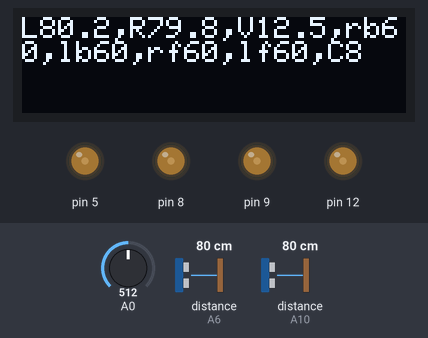
Bench run of a program on a simulated Arduino Mega 2560, built with avr-gcc and run on an emulated ATmega2560. On the bench: 128×32 one-colour display, output pins drawn as LEDs (lit = HIGH). Wiring (inferred from the names in the program): 2 × ultrasonic range finder: trigger A7, echo A6 / trigger A11, echo A10. The inputs (shaded band) are chosen by the test bench; at power-on: distance to the obstacle (sensors on A10, A6) 80 cm, A0 = 512. The echo pulse lasts 58.3 µs per cm; pins used as bus, display or sensor lines are not drawn; what the program prints to the serial monitor is not drawn.

Above: at 6.2 s.
6.3 s: distance to the obstacle (sensor on A10) set to 71 cm
At 7.4 s:
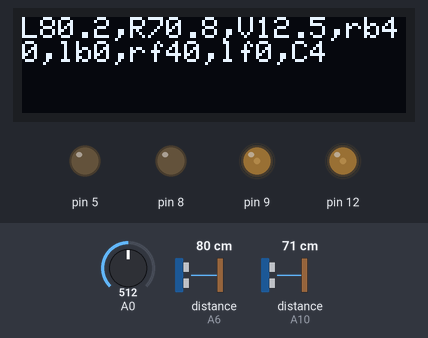
7.9 s: distance to the obstacle (sensor on A6) set to 73 cm
At 8.4 s:
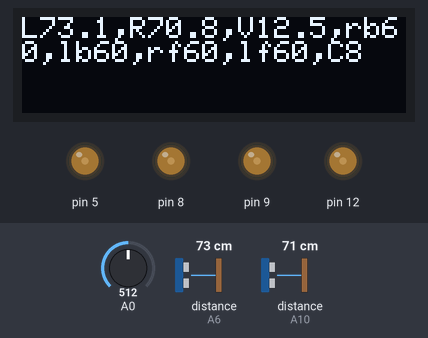
9.5 s: distance to the obstacle (sensor on A6) set to 69 cm
At 10.4 s:
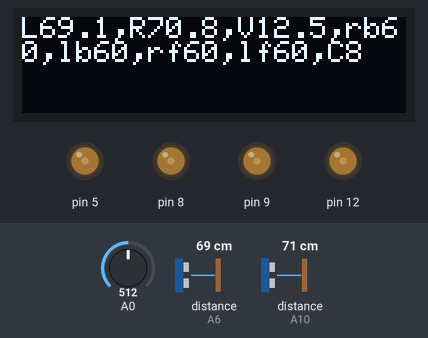
11.0 s: distance to the obstacle (sensor on A6) set to 63 cm
At 11.5 s:
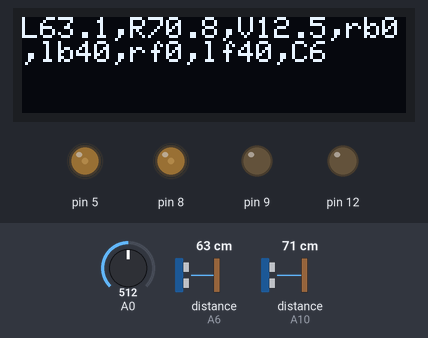
12.5 s: A0 set to 716
At 13.1 s:
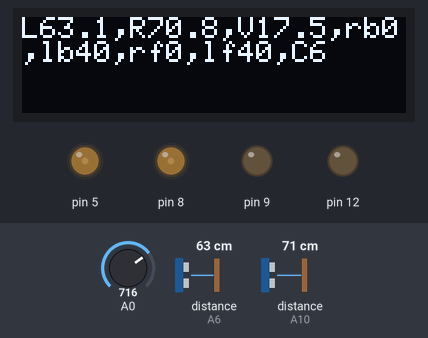
14.0 s: distance to the obstacle (sensor on A10) set to 2 cm
At 15.3 s:
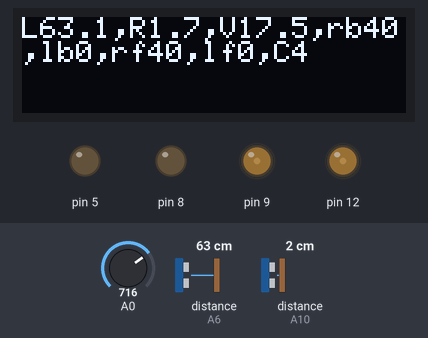
Timing chart, 0 to 16.5 s (numbered marks = the images above; inputs shaded):
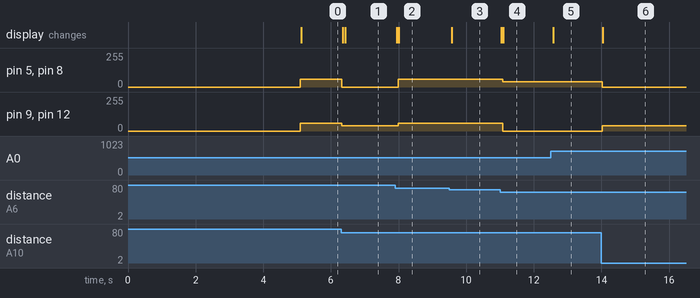

The program:

main.cpp
```cpp
#include <Adafruit_GFX.h>
#include <Adafruit_SSD1306.h>
#include <Arduino.h>
#include <SPI.h>
#include <Wire.h>

#define SCREEN_WIDTH 128  // OLED display width, in pixels
#define SCREEN_HEIGHT 32  // OLED display height, in pixels

#define SPEED_FACTOR 1
#define SPEED_DIV_FACTOR 1

#define TILT_FOR_CHARGER false

#define SAMPLE_SIZE 5

// #define LEFT_SONIC_ECHO_PIN A10
// #define LEFT_SONIC_TRIG_PIN A11

// #define RIGHT_SONIC_ECHO_PIN A6
// #define RIGHT_SONIC_TRIG_PIN A7

// Swapped sonar configutation

#define RIGHT_SONIC_ECHO_PIN A10
#define RIGHT_SONIC_TRIG_PIN A11

#define LEFT_SONIC_ECHO_PIN A6
#define LEFT_SONIC_TRIG_PIN A7

#define SERIAL_BAUD_RATE 115200

#define PHASES 5

// We define 5 phases during our approach to the target charger.

const float PHASES_DISTANCE[PHASES] = {115.0, 50.0, 15.0, 10.0, 5.0};

// ArduinoSort
// Simple Insertion sort suitable for running in low memory environment like
// Arduino grabbed from GitHub.
// Just ignore it and skip to line 108.

#ifndef ArduinoSort_h
#define ArduinoSort_h

/**** These are the functions you can use ****/

// Sort an array
template <typename AnyType>
void sortArray(AnyType array[], size_t sizeOfArray);

// Sort in reverse
template <typename AnyType>
void sortArrayReverse(AnyType array[], size_t sizeOfArray);

// Sort an array with custom comparison function
template <typename AnyType>
void sortArray(AnyType array[], size_t sizeOfArray,
               bool (*largerThan)(AnyType, AnyType));

// Sort in reverse with custom comparison function
template <typename AnyType>
void sortArrayReverse(AnyType array[], size_t sizeOfArray,
                      bool (*largerThan)(AnyType, AnyType));

/**** Implementation below. Do not use below functions ****/

namespace ArduinoSort {
template <typename AnyType>
bool builtinLargerThan(AnyType first, AnyType second) {
  return first > second;
}

template <>
bool builtinLargerThan(char *first, char *second) {
  return strcmp(first, second) > 0;
}

template <typename AnyType>
void insertionSort(AnyType array[], size_t sizeOfArray, bool reverse,
                   bool (*largerThan)(AnyType, AnyType)) {
  for (size_t i = 1; i < sizeOfArray; i++) {
    for (size_t j = i; j > 0 && (largerThan(array[j - 1], array[j]) != reverse);
         j--) {
      AnyType tmp = array[j - 1];
      array[j - 1] = array[j];
      array[j] = tmp;
    }
  }
}
}  // namespace ArduinoSort

template <typename AnyType>
void sortArray(AnyType array[], size_t sizeOfArray) {
  ArduinoSort::insertionSort(array, sizeOfArray, false,
                             ArduinoSort::builtinLargerThan);
}

template <typename AnyType>
void sortArrayReverse(AnyType array[], size_t sizeOfArray) {
  ArduinoSort::insertionSort(array, sizeOfArray, true,
                             ArduinoSort::builtinLargerThan);
}

template <typename AnyType>
void sortArray(AnyType array[], size_t sizeOfArray,
               bool (*largerThan)(AnyType, AnyType)) {
  ArduinoSort::insertionSort(array, sizeOfArray, false, largerThan);
}

template <typename AnyType>
void sortArrayReverse(AnyType array[], size_t sizeOfArray,
                      bool (*largerThan)(AnyType, AnyType)) {
  ArduinoSort::insertionSort(array, sizeOfArray, true, largerThan);
}

#endif

// ArduinoSort end

// Declaration for an SSD1306 display connected to I2C (SDA, SCL pins)
#define OLED_RESET 28  // 4 // Reset pin # (or -1 if sharing Arduino reset pin)
Adafruit_SSD1306 display(SCREEN_WIDTH, SCREEN_HEIGHT, &Wire, OLED_RESET);

// Arduino has no double, double is float
// float is slow anyway since it is emulated, Arduino has no FPU

// Global sensor readings are here;

float distance_in_cm_L;
float distance_in_cm_R;

float current_voltage;

bool is_tilt_for_charger_to_left = true;
unsigned long tilt_for_charger_prev_alt_time = 0;

// A number variable used for debugging that will be printed on log.
// Here we use it to log application state;
// If it is negative number that means something that does not make
// sense is happening. Positive number means currently which if branch
// are we running.
int debug_number = 0;

#define PWMA 12  // Motor A PWM
#define DIRA1 34
#define DIRA2 35  // Motor A Direction
#define PWMB 8    // Motor B PWM
#define DIRB1 37
#define DIRB2 36  // Motor B Direction
#define PWMC 9    // Motor C PWM
#define DIRC1 43
#define DIRC2 42  // Motor C Direction
#define PWMD 5    // Motor D PWM
#define DIRD1 A4  // 26
#define DIRD2 A5  // 27  //Motor D Direction

// Skipping offsets here since it makes no sense.

// Removed all servo code since we are not using camera here.

// We prevent using the provided 8 direction based motor marcos to achieve high
// precision.

// Let's talk about DC motors confiuration here.
// The DC motors are not configured in the way explained in the graphs.
// The actual configuration is like this:
//        |
//        |
// 1  ↓A-----B↓  -1
//     |  |  |
//     |  ↓  |
// 1  ↓C-----D↓  -1
// Motor B and D are configured in reverse, so to make them drive forward, you
// need DIRX1 = HIGH and DIRX2 = LOW, and drive backward you do DIRX1 = LOW and
// DIRX2 = HIGH. Motor A and C are configured normally, so to make them drive
// forward, you need DIRX1 = LOW and DIRX2 = HIGH, and drive backward you do
// DIRX1 = HIGH and DIRX2 = LOW.

// So now we can define some functions for setting PWM (motor speed value)
// Also perform speed scaling here

// Don't use the below two boilerplate function in your code. They are here for
// convenience. Use the set_motorX_speed wrappers provided below.

// Don't use this boilerplate function.
void _set_normal_motor_speed(int dirx1_pin, int dirx2_pin, int pwm_pin,
                             int speed) {
  int scaled_speed = speed * SPEED_FACTOR / SPEED_DIV_FACTOR;
  if (scaled_speed == 0) {
    digitalWrite(dirx1_pin, LOW);
    digitalWrite(dirx2_pin, LOW);
    analogWrite(pwm_pin, 0);
  } else if (scaled_speed > 0) {
    digitalWrite(dirx1_pin, LOW);
    digitalWrite(dirx2_pin, HIGH);
    analogWrite(pwm_pin, scaled_speed);
  } else if (scaled_speed < 0) {
    digitalWrite(dirx1_pin, HIGH);
    digitalWrite(dirx2_pin, LOW);
    analogWrite(pwm_pin, -scaled_speed);
  }
}

// Don't use this boilerplate function.
void _set_reverse_motor_speed(int dirx1_pin, int dirx2_pin, int pwm_pin,
                              int speed) {
  int scaled_speed = speed * SPEED_FACTOR / SPEED_DIV_FACTOR;
  if (scaled_speed == 0) {
    digitalWrite(dirx1_pin, LOW);
    digitalWrite(dirx2_pin, LOW);
    analogWrite(pwm_pin, 0);
  } else if (scaled_speed > 0) {
    digitalWrite(dirx1_pin, HIGH);
    digitalWrite(dirx2_pin, LOW);
    analogWrite(pwm_pin, scaled_speed);
  } else if (scaled_speed < 0) {
    digitalWrite(dirx1_pin, LOW);
    digitalWrite(dirx2_pin, HIGH);
    analogWrite(pwm_pin, -scaled_speed);
  }
}

// Skip setting speed if the speed has not changed.
// We peform state caching here so we don't have to handle it in the logic code.

int motorA_current_speed;
int motorB_current_speed;
int motorC_current_speed;
int motorD_current_speed;

void set_motorA_speed(int speed) {
  if (motorA_current_speed == speed) {
    return;
  }
  _set_normal_motor_speed(DIRA1, DIRA2, PWMA, speed);
  motorA_current_speed = speed;
}

void set_motorB_speed(int speed) {
  if (motorB_current_speed == speed) {
    return;
  }
  _set_reverse_motor_speed(DIRB1, DIRB2, PWMB, speed);
  motorB_current_speed = speed;
}

void set_motorC_speed(int speed) {
  if (motorC_current_speed == speed) {
    return;
  }
  _set_normal_motor_speed(DIRC1, DIRC2, PWMC, speed);
  motorC_current_speed = speed;
}

void set_motorD_speed(int speed) {
  if (motorD_current_speed == speed) {
    return;
  }
  _set_reverse_motor_speed(DIRD1, DIRD2, PWMD, speed);
  motorD_current_speed = speed;
}

// Alias of set_motorX_speed for convenience
// L for left, R for right, F for forward, B for backward.
// Use inline for one less function call, hence better performance.

inline void setLF(int speed) { set_motorA_speed(speed); }

inline void setRF(int speed) { set_motorB_speed(speed); }

inline void setLB(int speed) { set_motorC_speed(speed); }

inline void setRB(int speed) { set_motorD_speed(speed); }

void check_voltage() {
  // Subroutine for reading voltage
  int sensorValue = analogRead(A0);
  current_voltage = sensorValue * 25.0 / 1023.0;
}

void measure_distance() {
  // Measure distance using left and right sonar here.
  // Measure the distance for SAMPLE_SIZE times, and then take the
  // average of the middle 3 samples as the final value.
  // So that we can achieve best accuracy. No need to worry about
  // time consumed in measuring here since ultrasonic measuring is quick cheap.

  float durationL;
  float durationR;
  unsigned long durationLs[SAMPLE_SIZE];
  unsigned long durationRs[SAMPLE_SIZE];

  // The sensor is triggered by a HIGH pulse of 10 or more microseconds.
  // Give a short LOW pulse beforehand to ensure a clean HIGH pulse.

  for (int i = 0; i < SAMPLE_SIZE; i++) {
    digitalWrite(LEFT_SONIC_TRIG_PIN, LOW);
    delayMicroseconds(5);
    digitalWrite(LEFT_SONIC_TRIG_PIN, HIGH);
    delayMicroseconds(10);
    digitalWrite(LEFT_SONIC_TRIG_PIN, LOW);
    durationLs[i] = pulseIn(LEFT_SONIC_ECHO_PIN, HIGH);

    // Take some rest before we measure the right sensor.
    delayMicroseconds(20);

    digitalWrite(RIGHT_SONIC_TRIG_PIN, LOW);
    delayMicroseconds(5);
    digitalWrite(RIGHT_SONIC_TRIG_PIN, HIGH);
    delayMicroseconds(10);
    digitalWrite(RIGHT_SONIC_TRIG_PIN, LOW);
    durationRs[i] = pulseIn(RIGHT_SONIC_ECHO_PIN, HIGH);
  }

  sortArray(durationLs, SAMPLE_SIZE);
  sortArray(durationRs, SAMPLE_SIZE);

  durationL = durationLs[SAMPLE_SIZE / 2 - 1] + durationLs[SAMPLE_SIZE / 2] +
              durationLs[SAMPLE_SIZE / 2 + 1];
  durationL /= 3.0;

  durationR = durationRs[SAMPLE_SIZE / 2 - 1] + durationRs[SAMPLE_SIZE / 2] +
              durationRs[SAMPLE_SIZE / 2 + 1];
  durationR /= 3.0;

  distance_in_cm_L = durationL / 2.0 / 29.1;
  distance_in_cm_R = durationR / 2.0 / 29.1;
}

// Log all variables to display since we don't have serial port.
void log_to_display() {
  display.clearDisplay();
  display.setTextSize(1);
  display.setTextColor(SSD1306_WHITE);
  display.cp437(true);
  display.setCursor(0, 0);
  display.print("L");
  display.print(distance_in_cm_L, 1);
  display.print(",R");
  display.print(distance_in_cm_R, 1);
  display.print(",V");
  display.print(current_voltage, 1);
  display.print(",rb");
  display.print(motorA_current_speed);
  display.print(",lb");
  display.print(motorB_current_speed);
  display.print(",rf");
  display.print(motorC_current_speed);
  display.print(",lf");
  display.print(motorD_current_speed);
  display.print(",C");
  display.print(debug_number);
  display.display();
}

// Log all variables to Serial
void log_to_serial() {
  Serial.print("L");
  Serial.print(distance_in_cm_L, 1);
  Serial.print(",R");
  Serial.print(distance_in_cm_R, 1);
  Serial.print(",V");
  Serial.print(current_voltage, 1);
  Serial.print(",rb");
  Serial.print(motorA_current_speed);
  Serial.print(",lb");
  Serial.print(motorB_current_speed);
  Serial.print(",rf");
  Serial.print(motorC_current_speed);
  Serial.print(",lf");
  Serial.print(motorD_current_speed);
  Serial.print(",C");
  Serial.print(debug_number);
  Serial.println();
}

// Helper functions for tilting since the pattern is hard to remember.
void tilt_right(int speed) {
  setRF(-speed);
  setRB(speed);
  setLF(speed);
  setLB(-speed);
}

// tilt_left is just reverse of tilt_right. Make use of negative speed
// here for cleaner code.
void tilt_left(int speed) { tilt_right(-speed); }

void run_motor_logic() {
  if (distance_in_cm_L > PHASES_DISTANCE[0] &&
      distance_in_cm_R > PHASES_DISTANCE[0]) {
    // Impossible case, probably sensor too close or car misplaced.
    // We will do nothing.


    setLF(0);
    setLB(0);
    setRF(0);
    setRB(0);
    debug_number = -1;
    return;
  }
  if (distance_in_cm_R <= PHASES_DISTANCE[0] &&
      distance_in_cm_L > PHASES_DISTANCE[0]) {
    // Right sensor is aligned but left sensor if not aligned.
    // Tilt right slowly to get both aligned.
    debug_number = 1;
    tilt_right(40);
    return;
  }
  if (distance_in_cm_L <= PHASES_DISTANCE[0] &&
      distance_in_cm_R > PHASES_DISTANCE[0]) {
    // Left sensor is aligned but right sensor is not aligned.
    // Tilt left slowly to get both aligned.
    debug_number = 2;
    tilt_left(40);
    return;
  }

  // Determine current phase
  int phase = -1;

  for (int i = 0; i < PHASES; i++) {
    if (distance_in_cm_L <= PHASES_DISTANCE[i] &&
        distance_in_cm_R <= PHASES_DISTANCE[i]) {
      phase = i;
    }
  }
  if (phase == -1) {
    // Impossible!
    debug_number = -2;
    return;
  }

  // In each phases except the final phase we have 3 possible actions.
  // - Bring Left wheels forward because left sensor is too far.
  // - Bring Right wheels forward because right sensor is too far.
  // - Bring the whole car forward when there are no problems.

  if (phase < PHASES - 1) {
    // We are not in final Phase
    // In different phase we have different tolarence for left/right sensor
    // inbalance, since farer the sensor larger the error.
    float tolarence = 10.0;
    if (phase >= 0 && phase <= 1) {
      // For the first two phases we give it a larger tolarence of 5 cm.
      tolarence = 5.0;
    } else if (phase >= 2 && phase < PHASES - 1) {
      // For the later phases we only allow 2 cm.
      tolarence = 2.0;
    } else {
      // Impossible case here.
      debug_number = -3;
      return;
    }

    // Now check for inbalance.
    // In first two phases we can afford rotating with translation.
    // In later phases we cannot afford it since it is too close.
    if (distance_in_cm_L - distance_in_cm_R >= tolarence) {
      if (phase >= 2) {
        // Later phases.
        setLF(30);
        setLB(30);
        setRF(-30);
        setRB(-30);
        debug_number = 3;
        return;
      } else {
        // Earlier phases.
        setLF(40);
        setLB(40);
        setRF(0);
        setRB(0);
        debug_number = 4;
        return;
      }
    } else if (distance_in_cm_R - distance_in_cm_L >= tolarence) {
      if (phase >= 2) {
        // Later phases.
        setRF(30);
        setRB(30);
        setLF(-30);
        setLB(-30);
        debug_number = 5;
        return;
      } else {
        // Earlier phases.
        setRF(40);
        setRB(40);
        setLF(0);
        setLB(0);
        debug_number = 6;
        return;
      }
    } else {
      // Move slower for later phases.
      if (phase >= 2) {
        // Later phases.
        setRF(30);
        setRB(30);
        setLF(30);
        setLB(30);
        debug_number = 7;
        return;
      } else {
        // Earlier phases.
        setRF(60);
        setRB(60);
        setLF(60);
        setLB(60);
        debug_number = 8;
        return;
      }
    }
  } else {
    // We are in final Phase

    // First make sure left/right sensors are balanced.
    // tolarence is very low here.
    float tolarence = 1.5;
    if (distance_in_cm_L - distance_in_cm_R >= tolarence) {
      setLF(15);
      setLB(15);
      setRF(-15);
      setRB(-15);
      debug_number = 9;
      return;
    } else if (distance_in_cm_R - distance_in_cm_L >= tolarence) {
      setLF(-15);
      setLB(-15);
      setRF(15);
      setRB(15);
      debug_number = 10;
      return;
    }

    // If tilt for charger is disabled, then we are done.
    if (!TILT_FOR_CHARGER) {
      setRF(0);
      setRB(0);
      setLB(0);
      setLF(0);
      debug_number = 11;
      return;
    }

    // Let's tilt for charger.
    // We will need to revert the direction if we already tilted for current
    // direction for 1000 ms (1 second).
    unsigned long current_time = millis();
    if (current_time - tilt_for_charger_prev_alt_time > 1000) {
      is_tilt_for_charger_to_left = !is_tilt_for_charger_to_left;
      tilt_for_charger_prev_alt_time = current_time;
    }
    if (is_tilt_for_charger_to_left) {
      tilt_left(20);
      debug_number = 12;
      return;
    } else {
      tilt_right(20);
      debug_number = 13;
      return;
    }
  }
}

void setup() {
  Serial.begin(115200);

  // OLED Setup//////////////////////////////////
  if (!display.begin(SSD1306_SWITCHCAPVCC, 0x3C)) {  // Address 0x3C for 128x32
    Serial.println(F("SSD1306 allocation failed"));
  }

  display.setRotation(2);

  // Setup Voltage detector
  pinMode(A0, INPUT);

  // Setup ultrasonic sensor
  pinMode(LEFT_SONIC_ECHO_PIN, INPUT);
  pinMode(LEFT_SONIC_TRIG_PIN, OUTPUT);
  pinMode(RIGHT_SONIC_ECHO_PIN, INPUT);
  pinMode(RIGHT_SONIC_TRIG_PIN, OUTPUT);

  // Wait for 5 seconds before starting
  display.clearDisplay();
  display.setCursor(0, 0);
  display.print("Init... 5 secs");
  display.display();
  delay(5000);
}

void loop() {
  check_voltage();
  measure_distance();
  run_motor_logic();
  log_to_display();
  log_to_serial();
}
```

Measured:
- the behaviour switches between 76 and 75 cm on distance to the obstacle (sensor on A10) (found by bisection; images 0 and 1)
- the behaviour switches between 76 and 75 cm on distance to the obstacle (sensor on A6) (found by bisection; images 1 and 2)
- the behaviour switches between 66 and 65 cm on distance to the obstacle (sensor on A6) (found by bisection; images 3 and 4)
- after the input at 6.3 s, pin 5, pin 8: 60/255 → 0/255 at once; pin 9, pin 12: 60/255 → 40/255 at once; the display: first changes after 0.05 s (image 1 shows a later state)
- after the input at 7.9 s, pin 5, pin 8: 0/255 → 60/255 after 0.09 s; pin 9, pin 12: 40/255 → 60/255 after 0.09 s; the display: first changes at once (image 2 shows a later state)
- after the input at 9.5 s, the display: changes after 0.07 s (image 3)
- after the input at 11.0 s, pin 5, pin 8: 60/255 → 40/255 after 0.08 s; pin 9, pin 12: 60/255 → 0/255 after 0.08 s; the display: first changes at once (image 4 shows a later state)
- after the input at 12.5 s, the display: changes after 0.08 s (image 5)
- after the input at 14.0 s, pin 5, pin 8: 40/255 → 0/255 at once; pin 9, pin 12: 0/255 → 40/255 at once; the display: changes at once (image 6)
